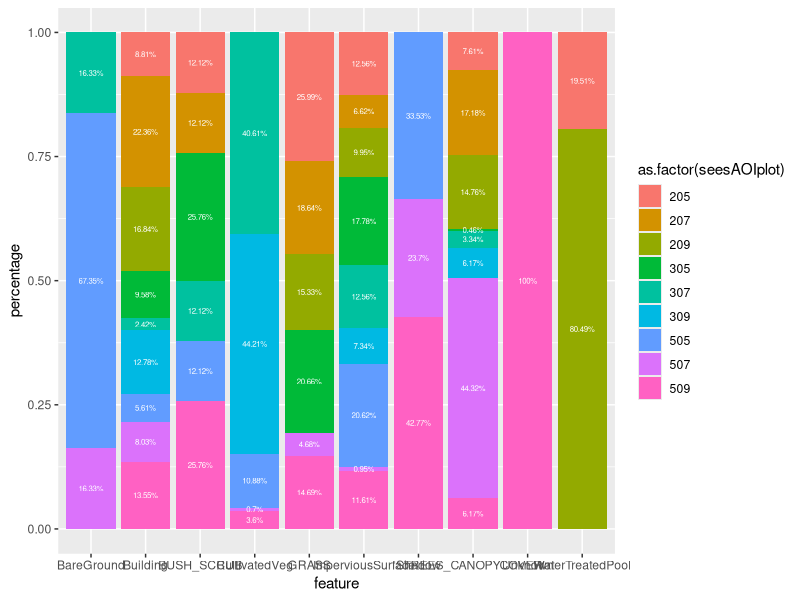

Recreate this plot in R. (Note: this script raises an error after producing the figure.)
## ---- chunk 1
library(tidyverse)
## ---- chunk 2
aerial <- read_csv("../data/AdoptAPixel3km2020_100m_aerialImageryLabels.csv")
## ---- chunk 3
# The values of variables are the same, but ceoFLAGGED is different
aerial %>% 
  select(SIZE_M, PLOTSHAPE, ceoFLAGGED, SAMPLE_POINTS) %>% 
  unique()
## ---- chunk 4
# See the ceoFLAGGED data
aerial %>% 
  filter(ceoFLAGGED == TRUE)
## ---- chunk 5
# Delete some variables that have the same values in it.
Aerial <- aerial %>% 
  select(-SIZE_M, -PLOTSHAPE, -ceoFLAGGED, -SAMPLE_POINTS)
View(Aerial)
## ---- chunk 6
#Aerial %>% 
#  write_csv("../finalData/Aerial.csv")
## ---- chunk 7
 Aerial %>% 
          pivot_longer(cols = 7:19,
                       names_to = "feature",
                       values_to = "percentage") %>% 
          mutate(feature = str_replace(feature, "ceo", ""),
                 percentage = round(percentage, 1)) %>% 
          filter(AOI_NUM %in% c(2, 3, 5) & ceoPLOT_NUM %in% c(5, 7, 9)) %>% 
          filter(percentage != 0) %>% 
  group_by(feature) %>% 
  mutate(sum_per = sum(percentage, na.rm = TRUE)) %>% 
    mutate(final_per = round(percentage/sum_per*100, 2)) %>% 
  ggplot(aes(x = feature, y = percentage, fill = as.factor(seesAOIplot))) +
  geom_col(position = "fill") +
  geom_text(aes(label=paste0(final_per,"%")),
                     position=position_fill(vjust=0.5), colour="white", size =2)
  #geom_text(aes(y = label_y, label = percentage), colour = "white")

## ---- chunk 8
pictures <- read_csv("../data/AdoptAPixel3km2020_GO_LandCover.csv")
## ---- chunk 9
pictures <- pictures %>% 
  select(-landcoversDataSource, -landcoversMucCode, -landcoversMucDetails, -landcoversDownwardExtraData, -landcoversEastExtraData, -landcoversNorthExtraData, -landcoversSouthExtraData, -landcoversUpwardExtraData, -landcoversWestExtraData) 
View(pictures)
## ---- chunk 10
#pictures %>% 
#  write_csv("../finalData/pictures.csv")
## ---- chunk 11
AOI <- Aerial %>% 
  select(AOI_NUM) %>% 
  unique()
## ---- chunk 12
pictures %>% 
  select(landcoversDataSource, landcoversMucCode, landcoversMucDetails, landcoversDownwardExtraData, landcoversEastExtraData, landcoversNorthExtraData, landcoversSouthExtraData, landcoversUpwardExtraData, landcoversWestExtraData) 
## ---- chunk 13
library(ggthemes)
Aerial %>% 
  pivot_longer(cols = 7:19,
               names_to = "feature",
               values_to = "percentage") %>% 
  mutate(feature = str_replace(feature, "ceo", ""),
         percentage = round(percentage, 1)) %>% 
  filter(AOI_NUM %in% c(2, 3) & ceoPLOT_NUM %in% c(7,9)) %>% 
  filter(percentage != 0) %>% 
  ggplot(aes(x = "", y = percentage, fill = feature)) +
  geom_col() +
  geom_text(aes(label = percentage),
            position = position_stack(vjust = 0.5),
            size = 3,
            show.legend = FALSE) +
  coord_polar(theta = "y") +
  facet_wrap(~seesAOIplot) +
  labs(title = "The percentage of features in each plot",
       x = "",
       y = "") +
  guides(fill = guide_legend(title = "Features")) +
  scale_fill_viridis_d() +
  theme_void()
  
## ---- chunk 14
Aerial %>% 
  pivot_longer(cols = 7:19,
               names_to = "feature",
               values_to = "percentage") %>% 
  mutate(feature = str_replace(feature, "ceo", ""),
         percentage = round(percentage, 1)) %>% 
  filter(AOI_NUM %in% c(2, 3) & ceoPLOT_NUM %in% c(7,9)) %>% 
  filter(percentage != 0) %>% 
  ggplot(aes(x = feature, y = percentage, fill = as.factor(seesAOIplot))) +
  geom_col(position = "fill") +
  labs(title = "The proportion of each feature in all plots",
       x = "",
       y = "Percentage") +
  guides(fill = guide_legend(title = "Plots")) +
  coord_flip() +
  theme_bw()
  
## ---- chunk 15
pictures <- read_csv("../finalData/pictures.csv")
## ---- chunk 16
location <- pictures %>% 
  select(OBJECTID, landcoversLandCoverId, landcoversMeasuredAt, siteName, landcoversMeasurementLatitude, landcoversMeasurementLongitude, elevation, landcoversMeasurementElevation, landcoversMucDescription) %>% 
  rename(LandCoverID = landcoversLandCoverId,
         MeasuredTime = landcoversMeasuredAt,
         SiteName = siteName,
         MeasuredLatitude = landcoversMeasurementLatitude,
         MeasuredLogitude = landcoversMeasurementLongitude,
         Elevation = elevation,
         MeasuredElevation = landcoversMeasurementElevation,
         MucDescription = landcoversMucDescription)

#location %>% 
#  write_csv("../finalData/location.csv")
## ---- chunk 17
downward <- 
  pictures %>% 
  select(OBJECTID, contains("Downward")) %>% 
  mutate(thumbUrl = str_replace(landcoversDownwardPhotoUrl, "original", "thumb")) %>% 
  mutate(DownloadThumbPicture = ifelse(!thumbUrl %in% c("null", "rejected"),
                                       str_extract(thumbUrl, "\\d{4}/\\d{2}/\\d{2}/\\d+"),
                                       "null")) %>% 
  mutate(DownloadThumbPicture = str_replace_all(DownloadThumbPicture, "/", "_")) %>% 
  mutate(DownloadThumbPicture = ifelse(!thumbUrl %in% c("null", "rejected"),
                                       str_c("golc", "thumb", DownloadThumbPicture, sep = "_"),
                                       "null")) %>% 
  rename("DownwardOriginalUrl" = landcoversDownwardPhotoUrl) %>% 
  mutate(DownloadOriginalPicture = ifelse(!DownwardOriginalUrl %in% c("null", "rejected"),
                                       str_extract(DownwardOriginalUrl, "\\d{4}/\\d{2}/\\d{2}/\\d+"),
                                       "null")) %>% 
  mutate(DownloadOriginalPicture = str_replace_all(DownloadOriginalPicture, "/", "_")) %>% 
  mutate(DownloadOriginalPicture = ifelse(!DownwardOriginalUrl %in% c("null", "rejected"),
                                       str_c("golc", DownloadOriginalPicture, sep = "_"),
                                       "null")) %>% 
  select(OBJECTID, thumbUrl, DownloadThumbPicture, DownwardOriginalUrl, DownloadOriginalPicture)

#downward %>% 
#  write_csv("../finalData/downward.csv")
## ---- chunk 18
east <- 
  pictures %>% 
  select(OBJECTID, contains("East")) %>% 
  mutate(thumbUrl = str_replace(landcoversEastPhotoUrl, "original", "thumb")) %>% 
  mutate(DownloadThumbPicture = ifelse(!thumbUrl %in% c("null", "rejected"),
                                       str_extract(thumbUrl, "\\d{4}/\\d{2}/\\d{2}/\\d+"),
                                       "null")) %>% 
  mutate(DownloadThumbPicture = str_replace_all(DownloadThumbPicture, "/", "_")) %>% 
  mutate(DownloadThumbPicture = ifelse(!thumbUrl %in% c("null", "rejected"),
                                       str_c("golc", "thumb", DownloadThumbPicture, sep = "_"),
                                       "null")) %>% 
  rename("EastOriginalUrl" = landcoversEastPhotoUrl) %>% 
  mutate(DownloadOriginalPicture = ifelse(!EastOriginalUrl %in% c("null", "rejected"),
                                       str_extract(EastOriginalUrl, "\\d{4}/\\d{2}/\\d{2}/\\d+"),
                                       "null")) %>% 
  mutate(DownloadOriginalPicture = str_replace_all(DownloadOriginalPicture, "/", "_")) %>% 
  mutate(DownloadOriginalPicture = ifelse(!EastOriginalUrl %in% c("null", "rejected"),
                                       str_c("golc", DownloadOriginalPicture, sep = "_"),
                                       "null")) %>% 
  select(OBJECTID, landcoversEastClassifications, thumbUrl, DownloadThumbPicture, EastOriginalUrl, DownloadOriginalPicture)

#east %>% 
#  write_csv("../finalData/east.csv")
## ---- chunk 19
#north <- 
  pictures %>% 
  select(OBJECTID, contains("North")) %>% 
  mutate(thumbUrl = str_replace(landcoversNorthPhotoUrl, "original", "thumb")) %>% 
  mutate(DownloadThumbPicture = ifelse(!thumbUrl %in% c("null", "rejected"),
                                       str_extract(thumbUrl, "\\d{4}/\\d{2}/\\d{2}/\\d+"),
                                       "null")) %>% 
  mutate(DownloadThumbPicture = str_replace_all(DownloadThumbPicture, "/", "_")) %>% 
  mutate(DownloadThumbPicture = ifelse(!thumbUrl %in% c("null", "rejected"),
                                       str_c("golc", "thumb", DownloadThumbPicture, sep = "_"),
                                       "null")) %>% 
  rename("NorthOriginalUrl" = landcoversNorthPhotoUrl) %>% 
  mutate(DownloadOriginalPicture = ifelse(!NorthOriginalUrl %in% c("null", "rejected"),
                                       str_extract(NorthOriginalUrl, "\\d{4}/\\d{2}/\\d{2}/\\d+"),
                                       "null")) %>% 
  mutate(DownloadOriginalPicture = str_replace_all(DownloadOriginalPicture, "/", "_")) %>% 
  mutate(DownloadOriginalPicture = ifelse(!NorthOriginalUrl %in% c("null", "rejected"),
                                       str_c("golc", DownloadOriginalPicture, sep = "_"),
                                       "null")) %>% 
  select(OBJECTID, landcoversNorthClassifications, thumbUrl, DownloadThumbPicture, NorthOriginalUrl, DownloadOriginalPicture)
  
  


#north %>% 
#  write_csv("../finalData/north.csv")
## ---- chunk 20
south <-
  pictures %>% 
  select(OBJECTID, contains("South")) %>% 
  mutate(thumbUrl = str_replace(landcoversSouthPhotoUrl, "original", "thumb")) %>% 
  mutate(DownloadThumbPicture = ifelse(!thumbUrl %in% c("null", "rejected"),
                                       str_extract(thumbUrl, "\\d{4}/\\d{2}/\\d{2}/\\d+"),
                                       "null")) %>% 
  mutate(DownloadThumbPicture = str_replace_all(DownloadThumbPicture, "/", "_")) %>% 
  mutate(DownloadThumbPicture = ifelse(!thumbUrl %in% c("null", "rejected"),
                                       str_c("golc", "thumb", DownloadThumbPicture, sep = "_"),
                                       "null")) %>% 
  rename("SouthOriginalUrl" = landcoversSouthPhotoUrl) %>% 
  mutate(DownloadOriginalPicture = ifelse(!SouthOriginalUrl %in% c("null", "rejected"),
                                       str_extract(SouthOriginalUrl, "\\d{4}/\\d{2}/\\d{2}/\\d+"),
                                       "null")) %>% 
  mutate(DownloadOriginalPicture = str_replace_all(DownloadOriginalPicture, "/", "_")) %>% 
  mutate(DownloadOriginalPicture = ifelse(!SouthOriginalUrl %in% c("null", "rejected"),
                                       str_c("golc", DownloadOriginalPicture, sep = "_"),
                                       "null")) %>% 
  select(OBJECTID, landcoversSouthClassifications, thumbUrl, DownloadThumbPicture, SouthOriginalUrl, DownloadOriginalPicture)

#south %>% 
#  write_csv("../finalData/south.csv")
## ---- chunk 21
upward <- 
  pictures %>%  
  select(OBJECTID, contains("Upward")) %>% 
  mutate(thumbUrl = str_replace(landcoversUpwardPhotoUrl, "original", "thumb")) %>% 
  mutate(DownloadThumbPicture = ifelse(!thumbUrl %in% c("null", "rejected"),
                                       str_extract(thumbUrl, "\\d{4}/\\d{2}/\\d{2}/\\d+"),
                                       "null")) %>% 
  mutate(DownloadThumbPicture = str_replace_all(DownloadThumbPicture, "/", "_")) %>% 
  mutate(DownloadThumbPicture = ifelse(!thumbUrl %in% c("null", "rejected"),
                                       str_c("golc", "thumb", DownloadThumbPicture, sep = "_"),
                                       "null")) %>% 
  rename("UpwardOriginalUrl" = landcoversUpwardPhotoUrl) %>% 
  mutate(DownloadOriginalPicture = ifelse(!UpwardOriginalUrl %in% c("null", "rejected"),
                                       str_extract(UpwardOriginalUrl, "\\d{4}/\\d{2}/\\d{2}/\\d+"),
                                       "null")) %>% 
  mutate(DownloadOriginalPicture = str_replace_all(DownloadOriginalPicture, "/", "_")) %>% 
  mutate(DownloadOriginalPicture = ifelse(!UpwardOriginalUrl %in% c("null", "rejected"),
                                       str_c("golc", DownloadOriginalPicture, sep = "_"),
                                       "null")) %>% 
  select(OBJECTID, thumbUrl, DownloadThumbPicture, UpwardOriginalUrl, DownloadOriginalPicture)

#upward %>% 
#  write_csv("../finalData/upward.csv")
## ---- chunk 22
west <- 
  pictures %>% 
  select(OBJECTID, contains("West")) %>% 
  mutate(thumbUrl = str_replace(landcoversWestPhotoUrl, "original", "thumb")) %>% 
  mutate(DownloadThumbPicture = ifelse(!thumbUrl %in% c("null", "rejected"),
                                       str_extract(thumbUrl, "\\d{4}/\\d{2}/\\d{2}/\\d+"),
                                       "null")) %>% 
  mutate(DownloadThumbPicture = str_replace_all(DownloadThumbPicture, "/", "_")) %>% 
  mutate(DownloadThumbPicture = ifelse(!thumbUrl %in% c("null", "rejected"),
                                       str_c("golc", "thumb", DownloadThumbPicture, sep = "_"),
                                       "null")) %>% 
  rename("WestOriginalUrl" = landcoversWestPhotoUrl) %>% 
  mutate(DownloadOriginalPicture = ifelse(!WestOriginalUrl %in% c("null", "rejected"),
                                       str_extract(WestOriginalUrl, "\\d{4}/\\d{2}/\\d{2}/\\d+"),
                                       "null")) %>% 
  mutate(DownloadOriginalPicture = str_replace_all(DownloadOriginalPicture, "/", "_")) %>% 
  mutate(DownloadOriginalPicture = ifelse(!WestOriginalUrl %in% c("null", "rejected"),
                                       str_c("golc", DownloadOriginalPicture, sep = "_"),
                                       "null")) %>% 
  select(OBJECTID, landcoversWestClassifications, thumbUrl, DownloadThumbPicture, WestOriginalUrl, DownloadOriginalPicture)

#west %>% 
#  write_csv("../finalData/west.csv")
## ---- chunk 23
feature <- pictures %>% 
  select(OBJECTID, landcoversDryGround, landcoversFieldNotes, landcoversLeavesOnTrees, landcoversMuddy, landcoversRainingSnowing, landcoversSnowIce, landcoversStandingWater) %>% 
  select(OBJECTID, landcoversFieldNotes, everything()) %>% 
  rename(FieldNotes = landcoversFieldNotes,
         DryFround = landcoversDryGround,
         LeavesOnTrees = landcoversLeavesOnTrees,
         Muddy = landcoversMuddy,
         RainingSnowing = landcoversRainingSnowing,
         SnowIce = landcoversSnowIce,
         StandingWater = landcoversStandingWater)

#feature %>% 
#  write_csv("../finalData/feature.csv")
## ---- chunk 24
names(pictures)
## ---- chunk 25
mosquito <- read_csv("../data/AdoptAPixel3km2020_GO_MosquitoHabitatMapper.csv")
## ---- chunk 26
mos <- mosquito %>% 
  select(-protocol, -mosquitohabitatmapperDataSource, -mosquitohabitatmapperExtraData, -mosquitohabitatmapperMosquitoEggCount) %>% 
  rename(MapperId = mosquitohabitatmapperMosquitoHabitatMapperId,
         MeasuredTime = mosquitohabitatmapperMeasuredAt,
         MeasuredLatitude = mosquitohabitatmapperMeasurementLatitude,
         MeasuredLongitude = mosquitohabitatmapperMeasurementLongitude,
         AbdomenCloseupPhotoUrls = mosquitohabitatmapperAbdomenCloseupPhotoUrls,
         BreedingGroundEliminated = mosquitohabitatmapperBreedingGroundEliminated,
         Comments = mosquitohabitatmapperComments,
         Genus = mosquitohabitatmapperGenus,
         LarvaFullBodyPhotoUrls = mosquitohabitatmapperLarvaFullBodyPhotoUrls,
         LarvaeCount = mosquitohabitatmapperLarvaeCount,
         LastIdentifyStage = mosquitohabitatmapperLastIdentifyStage,
         Adults = mosquitohabitatmapperMosquitoAdults,
         Eggs = mosquitohabitatmapperMosquitoEggs,
         Pupae = mosquitohabitatmapperMosquitoPupae,
         Species = mosquitohabitatmapperSpecies,
         WaterSource = mosquitohabitatmapperWaterSource,
         WaterSourcePhotoUrls = mosquitohabitatmapperWaterSourcePhotoUrls,
         WaterSourceType = mosquitohabitatmapperWaterSourceType)
## ---- chunk 27
names(mos)
## ---- chunk 28
mosLocation <- mos %>% 
  select(OBJECTID:MeasuredLongitude)

#mosLocation %>% 
#  write_csv("../finalData/mosquitoLocation.csv")
## ---- chunk 29
mosFeatures <- mos %>% 
  select(OBJECTID, AbdomenCloseupPhotoUrls:WaterSourceType) %>% 
  select(-contains("URL"))

#mosFeatures %>% 
#  write_csv("../finalData/mosquitoFeatures.csv")
## ---- chunk 30
# Abdomen column has 4 semicolons at most
mos %>% 
  select(contains("URL")) %>% 
  mutate(abdomen = str_count(AbdomenCloseupPhotoUrls, ";")) %>% 
  arrange(desc(abdomen)) %>% 
  select(abdomen)
## ---- chunk 31
# Larva column has 6 semicolons at most
mos %>% 
  select(contains("URL")) %>% 
  mutate(Larva = str_count(LarvaFullBodyPhotoUrls, ";")) %>% 
  arrange(desc(Larva)) %>% 
  select(Larva)
## ---- chunk 32
# Water column has 8 semicolons at most
mos %>% 
  select(contains("URL")) %>% 
  mutate(Water = str_count(WaterSourcePhotoUrls, ";")) %>% 
  arrange(desc(Water)) %>% 
  select(Water)
## ---- chunk 33
mosSep <- mos %>% 
  select(OBJECTID, contains("URL")) %>% 
  separate(col = AbdomenCloseupPhotoUrls,
           into = c("Abdomen1", "Abdomen2", "Abdomen3", "Abdomen4", "Abdomen5"),
           sep = ";",
           extra = "merge",
           fill = "right") %>% 
  separate(col = LarvaFullBodyPhotoUrls,
           into = c("Larva1", "Larva2", "Larva3", "Larva4", "Larva5", "Larva6", "Larva7"),
           sep = ";",
           extra = "merge",
           fill = "right") %>% 
  separate(col = WaterSourcePhotoUrls,
           into = c("Water1", "Water2", "Water3", "Water4", "Water5", "Water6", "Water7", "Water8", "Water9"),
           sep = ";",
           extra = "merge",
           fill = "right") 
mosSep 
## ---- chunk 34
mosURL <- mosSep %>% 
  pivot_longer(cols = starts_with("Abdomen"),
               names_to = "AbdomenCloseup",
               values_to = "AbdomenCloseupPhotoUrls") %>% 
  pivot_longer(cols = starts_with("Larva"),
               names_to = "LarvaFullBody",
               values_to = "LarvaFullBodyPhotoUrls") %>% 
  pivot_longer(cols = starts_with("Water"),
               names_to = "WaterSource",
               values_to = "WaterSourcePhotoUrls") %>% 
  drop_na() %>% 
  filter(AbdomenCloseupPhotoUrls != "null" | LarvaFullBodyPhotoUrls!= "null" | WaterSourcePhotoUrls != "null") 

View(mosURL)
## ---- chunk 35
#mosURL %>% 
#  write_csv("../finalData/mosquitoURLs.csv")
## ---- chunk 36
mosFeatures %>% 
  select(contains("LarvaFullBodyPhotoUrls")) %>% 
  unique()
## ---- chunk 37
names(read_csv("../finalData/mosquitoURLs.csv"))
